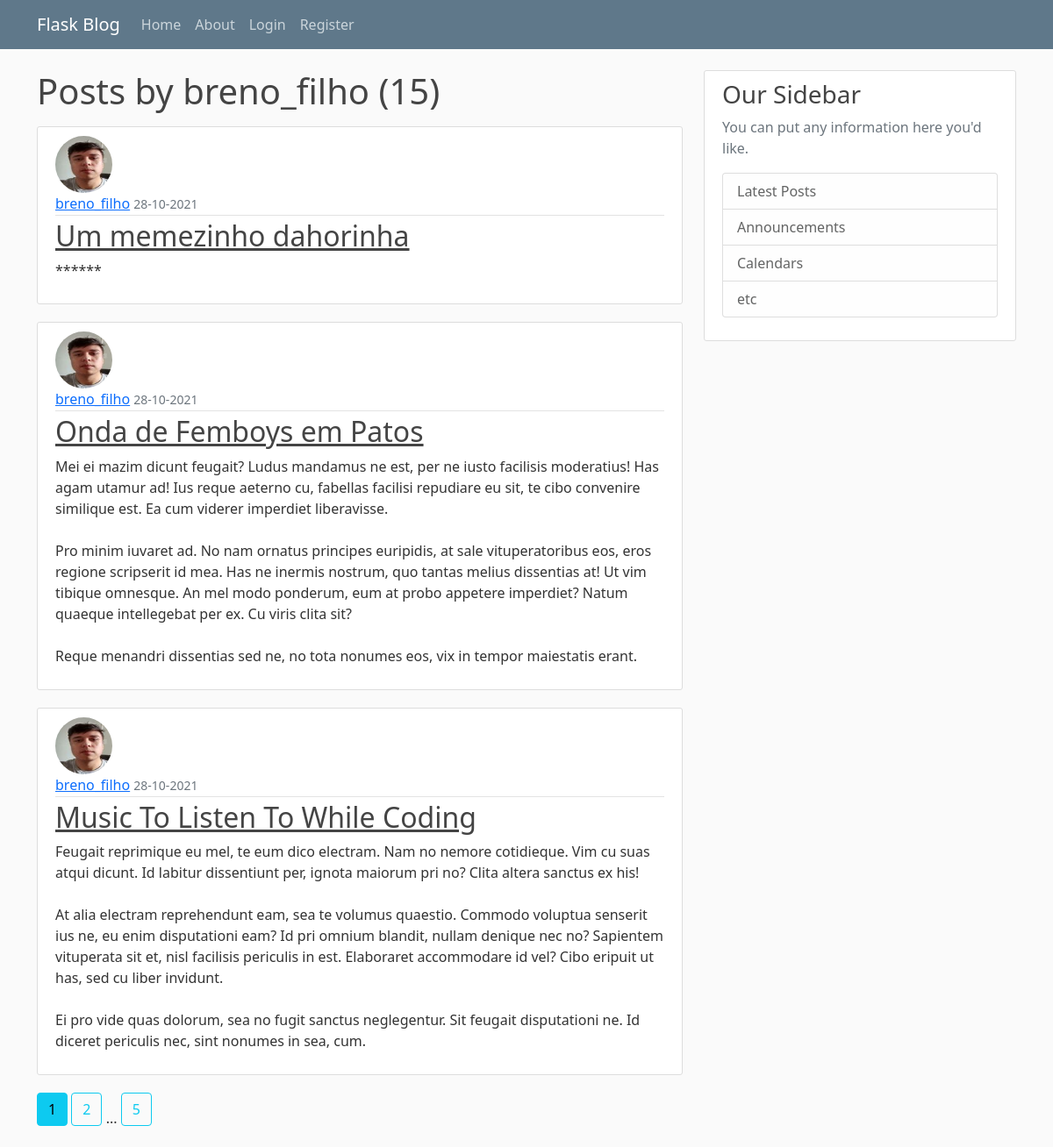
/user/breno_filho, run on the app's committed database.
### mainapp/models.py (models this page shows, shortened)
class User(db.Model, UserMixin):
    id = db.Column(db.Integer, primary_key=True)
    username = db.Column(db.String(20), unique=True, nullable=False)
    email = db.Column(db.String(120), unique=True, nullable=False)
    image_file = db.Column(db.String(20),
                           nullable=False, default='default.jpg')
    password = db.Column(db.String(60), nullable=False)
    posts = db.relationship('Post', backref='author', lazy=True)

class Post(db.Model):
    id = db.Column(db.Integer, primary_key=True)
    title = db.Column(db.String(100), nullable=False)
    date_posted = db.Column(db.DateTime, nullable=False,
                            default=datetime.utcnow)
    content = db.Column(db.Text, nullable=False)
    user_id = db.Column(db.Integer, db.ForeignKey('user.id'), nullable=False)

### mainapp/users/routes.py (the view)
@users.route('/user/<string:username>')
def user_posts(username):
    page = request.args.get('page', 1, type=int)
    user = User.query.filter_by(username=username).first_or_404()
    posts = Post.query.filter_by(author=user)\
        .order_by(Post.date_posted.desc()).paginate(page=page, per_page=3)
    return render_template('user_posts.html', posts=posts,
                           title='User Posts', user=user)

### mainapp/templates/user_posts.html
{% extends "base.html" %}
{% block content %}
    <h1 class="mb-3">Posts by {{ user.username }} ({{ posts.total }})</h1>
    {% for post in posts.items %}
        <article class="media content-section">
            <img src="{{ url_for('static', filename='profile_pics/' + post.author.image_file) }}" class="rounded-circle article-img">
            <div class="media-body">
            <div class="article-metadata">
                <a class="mr-2" href="{{ url_for('users.user_posts', username=post.author.username) }}">{{ post.author.username }}</a>
                <small class="text-muted">{{ post.date_posted.strftime('%d-%m-%Y') }}</small>
            </div>
            <h2><a class="article-title" href="{{ url_for('posts.post', post_id=post.id) }}">{{ post.title }}</a></h2>
            <p class="article-content">{{ post.content }}</p>
            </div>
        </article>
    {% endfor %}
    {% for page_num in posts.iter_pages(left_edge=1, right_edge=1, left_current=1, right_current=2) %}
        {% if page_num %}
         {% if posts.page == page_num %}
            <a class="btn btn-info mb-4" href="{{ url_for('users.user_posts', username=user.username, page=page_num) }}">{{ page_num }}</a>
        {% else %}
            <a class="btn btn-outline-info mb-4" href="{{ url_for('users.user_posts', username=user.username, page=page_num) }}">{{ page_num }}</a>
        {% endif %}
        {% else %}
        ...
        {% endif %}
    {% endfor %}
{% endblock content %}

### mainapp/static/main.css (style rules this page uses)
body { background: #fafafa; color: #333333; margin-top: 5rem; }
h1, h2, h3, h4, h5, h6 { color: #444444; }
.content-section { background: #ffffff; padding: 10px 20px; border: 1px solid #dddddd; border-radius: 3px; margin-bottom: 20px; }
.article-title { color: #444444; }
.article-content { white-space: pre-line; }
.article-img { height: 65px; width: 65px; margin-right: 16px; }
.article-metadata { padding-bottom: 1px; margin-bottom: 4px; border-bottom: 1px solid #e3e3e3 }

### data on the page
User: username "breno_filho"
Post: image_file (picture), author.username "breno_filho", date_posted "28-10-2021", title "Um memezinho dahorinha", content "******"
Post: image_file (picture), author.username "breno_filho", date_posted "28-10-2021", title "Onda de Femboys em Patos", content "Mei ei mazim dicunt feugait? Ludus mandamus ne est, per ne iusto facilisis moderatius! Has agam utamur ad! Ius reque aeterno cu, fabellas facilisi repudiare eu sit, te cibo convenire similique est. Ea cum viderer imperdiet liberavisse. Pro minim iuvaret ad. No nam ornatus principes euripidis, at sale vituperatoribus eos, eros regione scripserit id mea. Has ne inermis nostrum, quo tantas melius dissentias at! Ut vim tibique omnesque. An mel modo ponderum, eum at probo appetere imperdiet? Natum quaeque intellegebat per ex. Cu viris clita sit? Reque menandri dissentias sed ne, no tota nonumes eos, vix in tempor maiestatis erant."
Post: image_file (picture), author.username "breno_filho", date_posted "28-10-2021", title "Music To Listen To While Coding", content "Feugait reprimique eu mel, te eum dico electram. Nam no nemore cotidieque. Vim cu suas atqui dicunt. Id labitur dissentiunt per, ignota maiorum pri no? Clita altera sanctus ex his! At alia electram reprehendunt eam, sea te volumus quaestio. Commodo voluptua senserit ius ne, eu enim disputationi eam? Id pri omnium blandit, nullam denique nec no? Sapientem vituperata sit et, nisl facilisis periculis in est. Elaboraret accommodare id vel? Cibo eripuit ut has, sed cu liber invidunt. Ei pro vide quas dolorum, sea no fugit sanctus neglegentur. Sit feugait disputationi ne. Id diceret periculis nec, sint nonumes in sea, cum."

### other printed values
{{ posts.total }} "15"
{{ page_num }} "1"
{{ page_num }} "2" "5"
